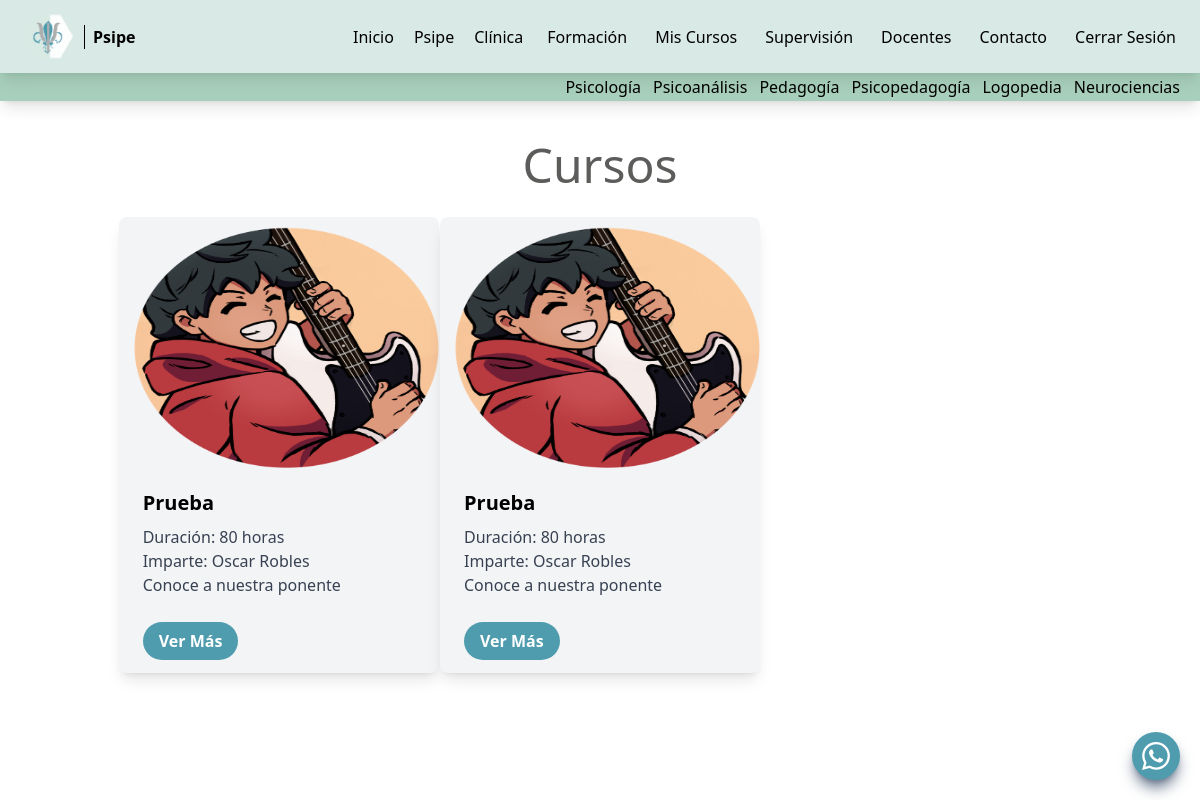
The page /mis-cursos.php (signed in) on the database its author committed.
### tables this page shows
CREATE TABLE `cursos` (
  `idCurso` int(10) NOT NULL,
  `nombre` varchar(255) NOT NULL,
  `docente` varchar(255) NOT NULL,
  `duracion` int(10) NOT NULL,
  `dia` varchar(20) NOT NULL,
  `horario` varchar(20) NOT NULL,
  `horasPresenciales` int(10) NOT NULL,
  `horasAsincronas` int(10) NOT NULL,
  `linkClase` varchar(500) NOT NULL,
  `rutaImagen` varchar(255) NOT NULL
);

### mis-cursos.php (the view, shortened to what this page needs)
<?php
    include('./manage/connection.php');
?>
<!DOCTYPE html>
<html lang="en">
<head>
    <link rel="stylesheet" href="./tailwind.css">
    <?php require_once("./navbar.php"); ?>
</head>
<body>
    <div class="container mx-auto p-10">
        <h1 class="text-5xl text-psipeDarkGray mb-7 text-center">Cursos</h1>
        <div class="grid grid-cols-1 lg:grid-cols-3 md:grid-cols-2 gap-5 justify-items-center">
            <?php
                $query = "SELECT id_curso FROM usuariosCursos WHERE id_usuario = ".$_SESSION['idUser'].";";
                $result = mysqli_query($conn, $query);
                while ($idCursos = mysqli_fetch_array($result)) {
                    $queryCourseDetails = "SELECT * FROM cursos WHERE idCurso = ".$idCursos['id_curso'].";";
                    $resultCourseDetails = mysqli_query($conn, $queryCourseDetails);
                    while ($cursos = mysqli_fetch_array($resultCourseDetails)){
                        echo '<div class="w-80 rounded-lg overflow-hidden shadow-lg duration-500 bg-gray-100 hover:shadow-2xl hover:-translate-y-2 hover:scale-80">
                                <img class="w-80 h-64 rounded-lg rounded-b-none" src="./img/cursos/'.$cursos['rutaImagen'].'">
                                <div class="px-6 py-4">
                                    <div class="font-bold text-xl mb-2">'.$cursos['nombre'].'</div>
                                    <p class="text-gray-700 text-base">
                                        Duración: '.$cursos['duracion'].' horas
                                    </p>
                                    <p class="text-gray-700 text-base">
                                        Imparte: '.$cursos['docente'].'
                                    </p>
                                    <p class="text-gray-700 text-base">
                                        <a href="./docentes.php">Conoce a nuestra ponente</a>
                                    </p>
                                </div>
                                <div class="px-6 pt-4 pb-5">
                                    <a href="./course-view.php?idCurso='.$cursos['idCurso'].'" class="bg-psipeBlue hover:hover:bg-psipeGray text-white font-bold py-2 px-4 rounded-full">
                                        Ver Más
                                    </a>
                                </div>
                            </div>';
                    }
                }
            ?>
        </div>
    </div>
    <div class="container mx-auto p-10">
        <a href="https://wa.me/525569158438" class="fixed w-12 h-12 bg-psipeBlue bottom-5 right-5 rounded-full flex justify-center items-center z-10 shadow-lg shadow-slate-500 hover:-translate-y-1 hover:shadow-md hover:shadow-slate-500 duration-300" target="_blank">
        </a>
    </div>
</body>
</html>

### rows shown on the page
cursos: rutaImagen (picture), nombre "Prueba", duracion "80", docente "Oscar Robles"
